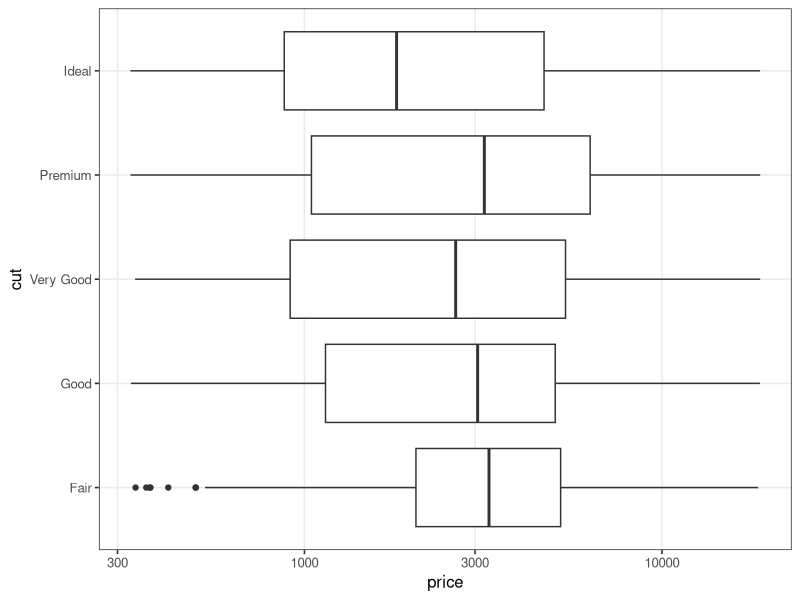
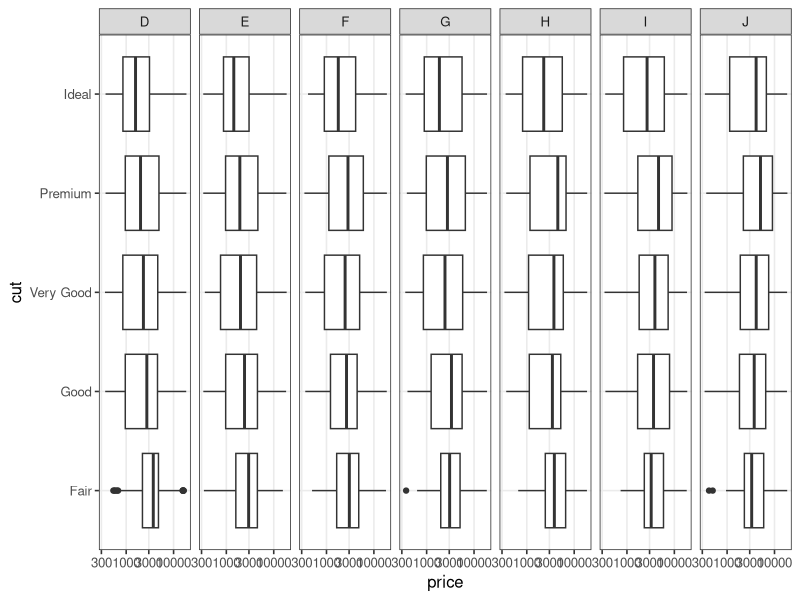

Generate these figures, in order, with R:
library(ggplot2)

## set default theme, font size
## use paren to define extent of expression
gg.theme <- (
    theme_bw(base_size=12)
    + theme(
        panel.grid.minor=element_blank(),
        legend.background=element_blank(),
    )
)

## helper theme
gg.xlab.rot <- theme(axis.text.x=element_text(angle=90, hjust=1))
    

## see ?diamonds for details 
p.cut <- (
    ggplot(diamonds)
    + aes(y=cut, x=price)
    + geom_boxplot()
    + scale_x_log10()
    + gg.theme
)

## modify above figure
p.cut.color <- p.cut + facet_grid(~color)
